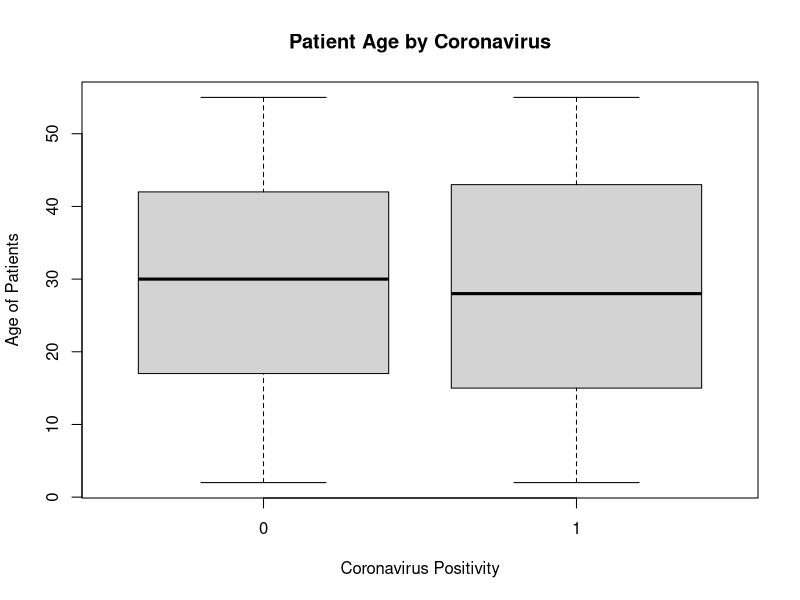

Generate this figure with R:
## ---- chunk 1
# Import readxl package
library("readxl")

# Import dplyr package
library(dplyr)

# Set working directory
setwd("C:/Users/hayde/Documents/INST408F")

# Read in excel files with data
cv <- read_excel("Homework 1/coronavirus.xlsx")
cm <- read_excel("Homework 1/comorbidity.xlsx")

# Join data where IDs exist in both files
combined_cv <- inner_join(cv, cm, by="ID")

# Recode any age greater than or equal to 120 to NA
combined_cv$Age[combined_cv$Age >= 120] <- NA

# Recode Mainland China to China
combined_cv$Country[combined_cv$Country == "Mainland China"] <- "China"

# Summary of Coronavirus data
summary(combined_cv)

## ---- chunk 2

# Get the number of observations
length(combined_cv$ID)

# Get the number of variables
length(combined_cv)

# Get proportion of patients by sex
prop.table(table(combined_cv$Sex))*100

# Get median age of patients who have coronavirus
median(filter(combined_cv, CoronaVirus == 1)$Age, na.rm = TRUE)

# Get mean age of patients who died from coronavirus
mean(filter(combined_cv, CoronaVirus == 1 & Death == 1)$Age, na.rm = TRUE)

# Get standard deviation of age of patients who died from coronavirus
sd(filter(combined_cv, CoronaVirus == 1 & Death == 1)$Age, na.rm = TRUE)

# Get proportion of cases of coronavirus by country
sort(prop.table(table(filter(combined_cv, CoronaVirus == 1)$Country))*100, decreasing = TRUE)

# Get proportion of comorbidities associated with coronavirus patients
sort(prop.table(table(filter(combined_cv, CoronaVirus == 1)$Comorbidity))*100, decreasing = TRUE)

## ---- chunk 3

# Create boxplot of age by coronavirus
boxplot(Age~CoronaVirus,data=combined_cv, main="Patient Age by Coronavirus", ylab="Age of Patients", xlab="Coronavirus Positivity")

